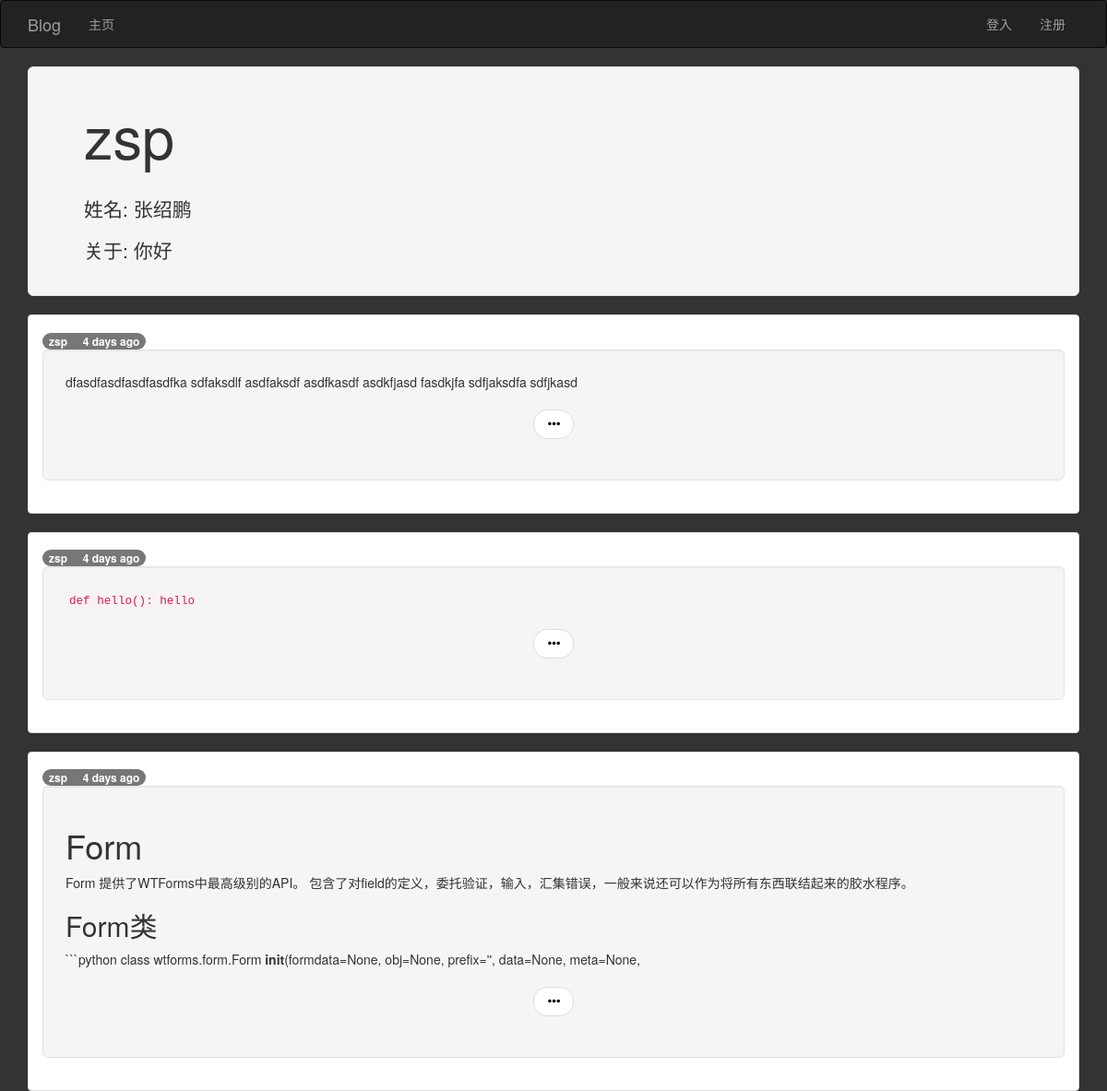
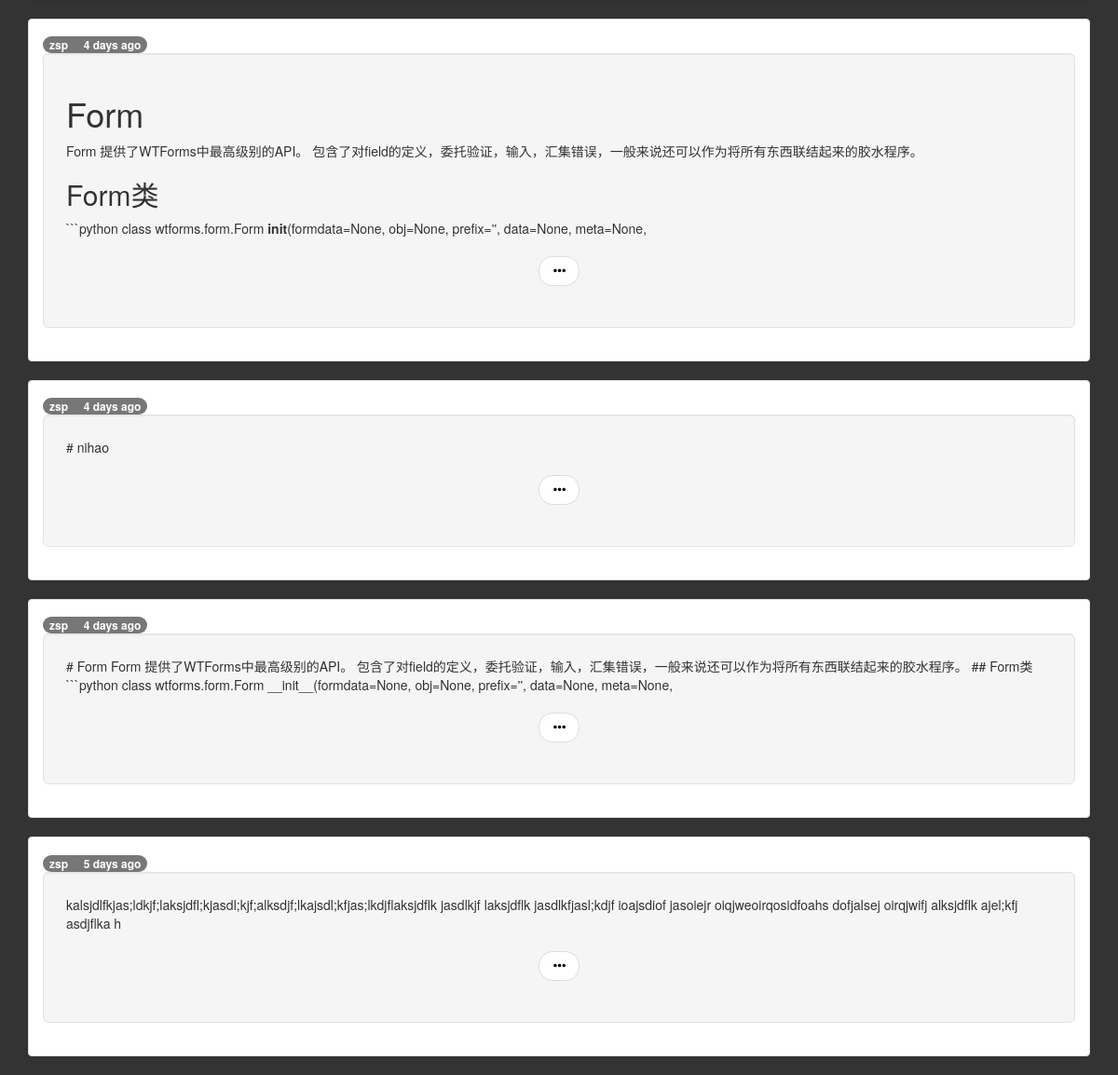
The page /user/zsp on the database its author committed (2 pictures, top to bottom).
### app/models.py (models this page shows, shortened)
class User(UserMixin,db.Model):
	__tablename__ = 'users'
	email = db.Column(db.String(64),unique=True,index=True)
	id = db.Column(db.Integer,primary_key=True)
	username = db.Column(db.String(64),unique=True,index=True)
	role_id = db.Column(db.Integer,db.ForeignKey('roles.id'))
	password_hash = db.Column(db.String(128))
	name = db.Column(db.String(64))
	about_me = db.Column(db.Text())
	memeber_since = db.Column(db.DateTime(),default=datetime.utcnow)
	last_seen = db.Column(db.DateTime(),default=datetime.utcnow)
	posts = db.relationship('Post',backref='author',lazy='dynamic')
	comments = db.relationship('Comment',backref='author',lazy='dynamic')
	@property
	def password(self):
		raise AttributeError("password is not a readable attribute!")

class Post(db.Model):
	__tablename__ = 'posts'
	id = db.Column(db.Integer,primary_key=True)
	title = db.Column(db.String(64))
	subtitle = db.Column(db.String(64))
	body = db.Column(db.Text)
	body_html = db.Column(db.Text)
	body_browse = db.Column(db.Text)
	body_browse_html= db.Column(db.Text)
	timestamp = db.Column(db.DateTime,index=True,default=datetime.utcnow)
	author_id = db.Column(db.Integer,db.ForeignKey('users.id'))
	comments = db.relationship('Comment',backref='post',lazy='dynamic')

### app/main/views.py (the view)
@main.route('/user/<username>')
def user(username):
	user=User.query.filter_by(username=username).first()
	if user is None:
		abort(404)
	posts = user.posts.order_by(Post.timestamp.desc()).all()
	return render_template('user.html',user = user,posts=posts)

### app/auth/views.py (called while the page is built)
@auth.before_app_request
def before_request():
	if current_user.is_authenticated:
		current_user.ping()

### app/main/__init__.py (called while the page is built)
@main.app_context_processor
def inject_permissions():
	return dict(Permission=Permission)

### app/models.py (called while the page is built)
	def is_administrator(self):
		return False

### app/templates/user.html (shortened to what this page needs)
{% extends "base.html" %}
{% block head%}
	{{super()}}
	<link rel="stylesheet" type="text/css" href="{{url_for('static',filename='css/base.css')}}">
{%endblock%}
{%block page_content%}
		<div class="jumbotron well">
			<h1>{{ user.username }}</h1>
			<br>
			<p>姓名: {{user.name}}</p>
			<p>关于: {{user.about_me}}</p>
		</div>
		{% include '_posts_browse.html' %}
{%endblock%}

### app/templates/base.html (shortened to what this page needs)
{% extends "bootstrap/base.html" %}
{% block navbar %}
<div class="navbar navbar-inverse" role="navigation">
    <div class="container">
        <div class="navbar-header">
            <a class="navbar-brand" href="/">Blog</a>
        </div>
        <div class="navbar-collapse collapse">
            <ul class="nav navbar-nav">
                <li><a href="/">主页</a></li>
            </ul>
            <ul class="nav navbar-nav navbar-right">
                {% if current_user.is_authenticated%}
                <li><a href="{{ url_for('auth.logout')}}">登出</a></li>
                {% else %}
                <li><a href="{{ url_for('auth.login')}}">登入</a></li>
                <li><a href="{{ url_for('auth.register')}}">注册</a></li>
                {% endif %}
            </ul>
        </div>
    </div>
</div>
{% endblock %}
{% block content %}
<div class="container">
    {% block page_content %}{% endblock %}
</div>
{% endblock %}

### app/templates/_posts_browse.html
{%for post in posts %}
<div class="panel panel-default">
	<div class="panel-body">
		<a href="{{url_for('main.user',username=post.author.username)}}">
			<span class="badge">
				{{post.author.username}}&nbsp;&nbsp; &nbsp;&nbsp;{{moment(post.timestamp).fromNow()}}
			</span>
		</a>
		<div class="well well-lg">
			{%if post.body_browse_html%}
			{{post.body_browse_html | safe}}
			{%else%}
			{{post.body_browse}}
			{%endif%}
			<nav>
				<ul class="pager">
					<li>
						<a href="{{url_for('main.post',id=post.id)}}">
							<span class="glyphicon glyphicon-option-horizontal"></span>
						</a>
					</li>
				</ul>
			</nav>
		</div>
	</div>
</div>
{%endfor%}

### app/static/css/base.css (style rules this page uses)
body { background-color: #333; }
a { text-decoration:none; color: #000000; }

### rows shown on the page
User: username "zsp", name "张绍鹏", about_me "你好"
Post: author.username "zsp", timestamp "4 days ago", body_browse_html "dfasdfasdfasdfasdfka sdfaksdlf asdfaksdf asdfkasdf asdkfjasd fasdkjfa sdfjaksdfa sdfjkasd"
Post: author.username "zsp", timestamp "4 days ago", body_browse_html "def hello(): hello"
Post: author.username "zsp", timestamp "4 days ago", body_browse_html "Form Form 提供了WTForms中最高级别的API。 包含了对field的定义，委托验证，输入，汇集错误，一般来说还可以作为将所有东西联结起来的胶水程序。 Form类 ```python class wtforms.form.Form init (formdata=None, obj=None, prefix='', data=None, meta=None,"
Post: author.username "zsp", timestamp "4 days ago", body_browse_html "Form Form 提供了WTForms中最高级别的API。 包含了对field的定义，委托验证，输入，汇集错误，一般来说还可以作为将所有东西联结起来的胶水程序。 Form类 ```python class wtforms.form.Form init (formdata=None, obj=None, prefix='', data=None, meta=None,"
Post: author.username "zsp", timestamp "4 days ago", body_browse "# nihao"
Post: author.username "zsp", timestamp "4 days ago", body_browse "# Form Form 提供了WTForms中最高级别的API。 包含了对field的定义，委托验证，输入，汇集错误，一般来说还可以作为将所有东西联结起来的胶水程序。 ## Form类 ```python class wtforms.form.Form __init__(formdata=None, obj=None, prefix='', data=None, meta=None,"
Post: author.username "zsp", timestamp "5 days ago", body_browse "kalsjdlfkjas;ldkjf;laksjdfl;kjasdl;kjf;alksdjf;lkajsdl;kfjas;lkdjflaksjdflk jasdlkjf laksjdflk jasdlkfjasl;kdjf ioajsdiof jasoiejr oiqjweoirqosidfoahs dofjalsej oirqjwifj alksjdflk ajel;kfj asdjflka h"
